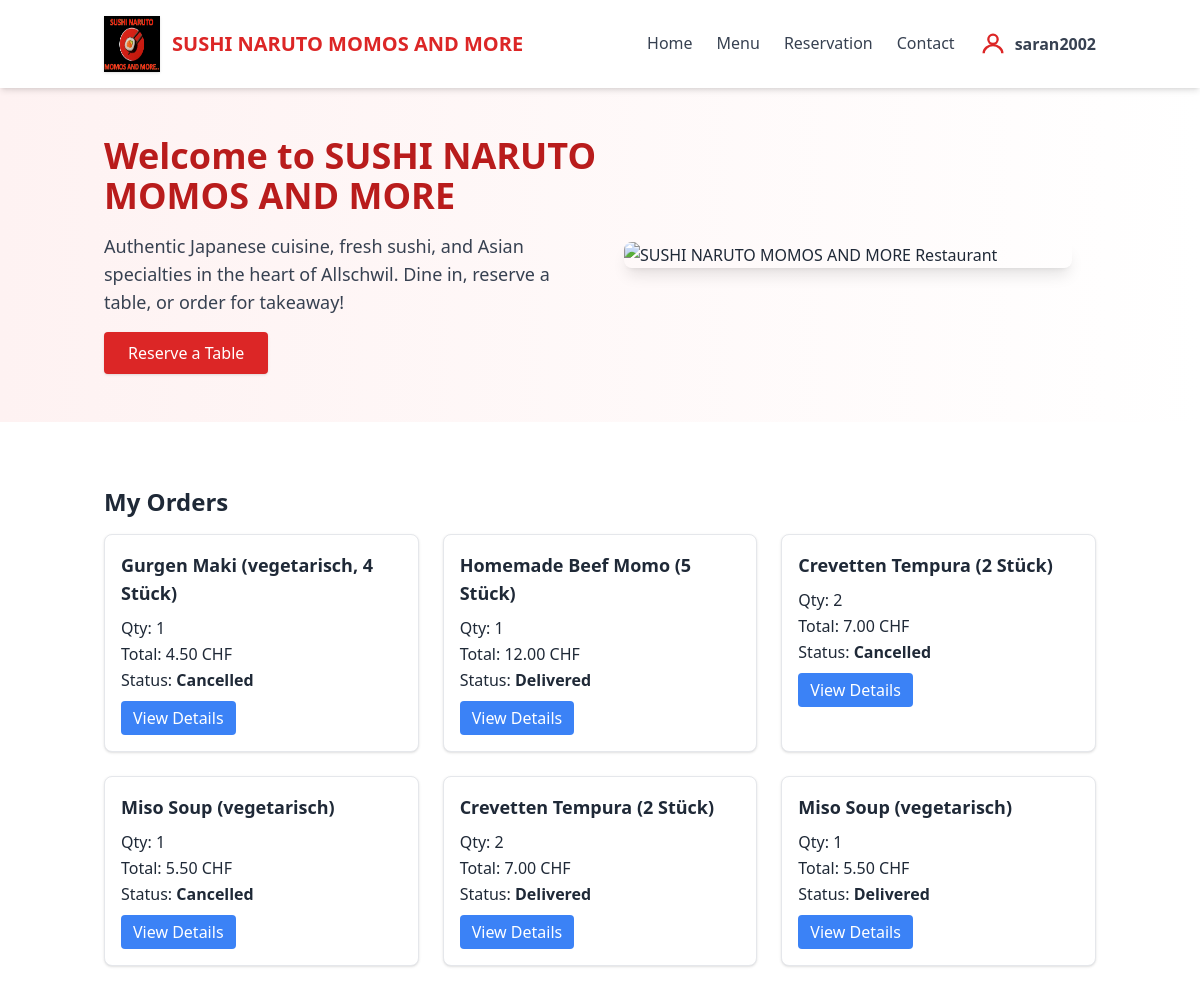
The app's page /order/cards/ (signed in, upper part), older data.
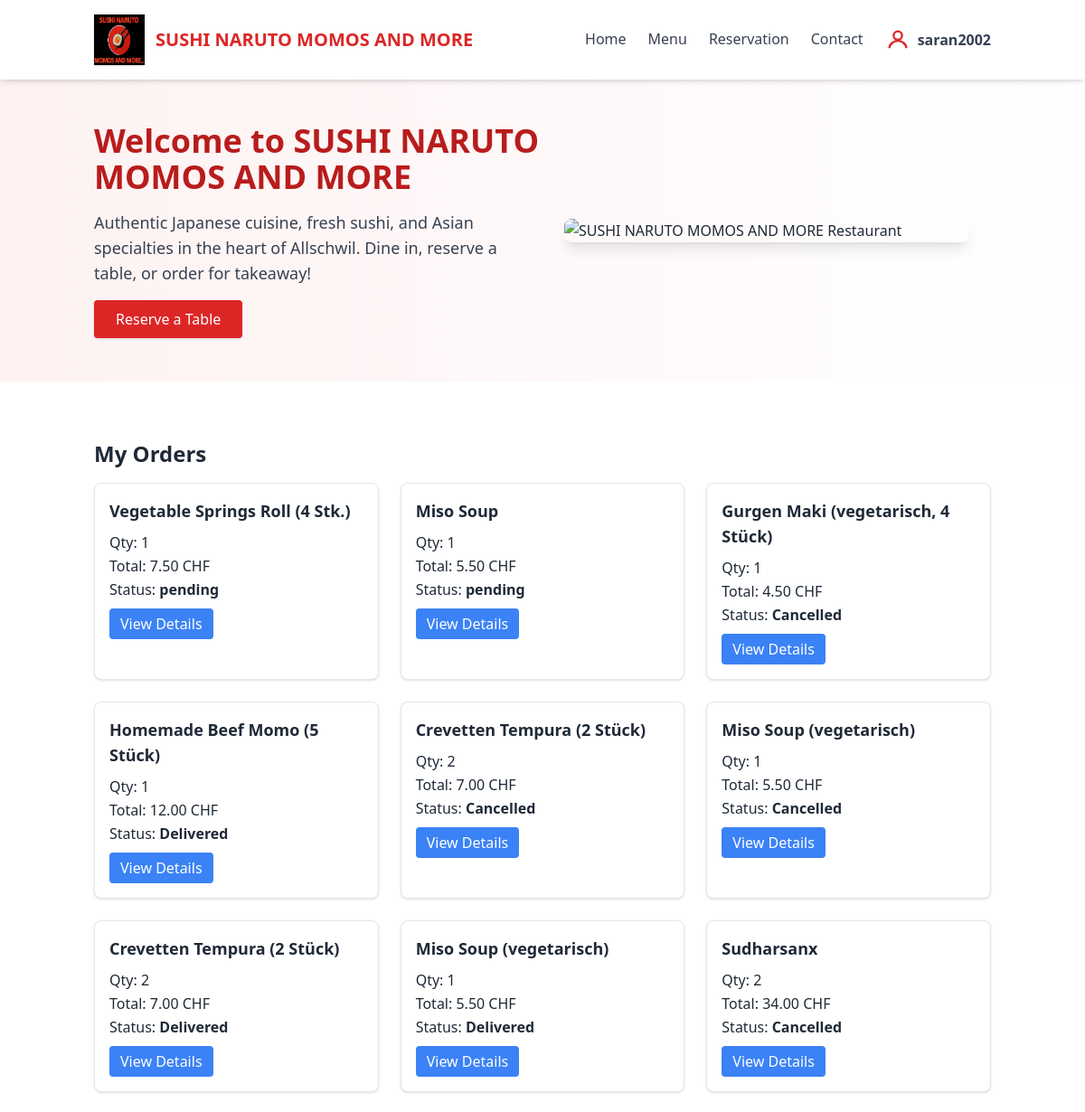
The same page, newer data.
### sushi/models.py (models this page shows, shortened)
class Order(models.Model):
    ORDER_TYPE_CHOICES = [
        ('now', 'Order Now'),
        ('later', 'Order Later'),
    ]
    DELIVERY_CHOICES = [
        ('Click & Collect', 'Click & Collect (Free)'),
        ('Free', 'Free'),
        ('Livraison Express 3.5km', 'Livraison Express 3.5km'),
    ]
    item = models.CharField(max_length=200)
    price = models.DecimalField(max_digits=7, decimal_places=2)
    qty = models.PositiveIntegerField()
    order_type = models.CharField(max_length=10, choices=ORDER_TYPE_CHOICES)
    order_date = models.DateField(null=True, blank=True)
    order_time = models.TimeField(null=True, blank=True)
    email = models.EmailField()
    mobile = models.CharField(max_length=30)
    address = models.CharField(max_length=255)
    delivery = models.CharField(max_length=40, choices=DELIVERY_CHOICES)
    created_at = models.DateTimeField(default=timezone.now)
    status = models.CharField(max_length=30, default='pending')
    cancellation_reason = models.TextField(blank=True, null=True)

### sushi/views.py (the view)
# urls.py: path('order/cards/', views.order_card_list, name='order_card_list'),
@login_required
def order_card_list(request):
    orders = Order.objects.filter(email=request.user.email).order_by('-created_at')
    return render(request, 'order_card_list.html', {'orders': orders})

### sushi/templates/order_card_list.html (shortened to what this page needs)
{% extends "base.html" %}
{% block content %}
<h2 class="text-2xl font-bold mb-4">My Orders</h2>
<div class="grid grid-cols-1 md:grid-cols-2 lg:grid-cols-3 gap-6">
    {% for order in orders %}
    <div class="border rounded-lg shadow p-4 bg-white hover:shadow-lg transition">
        <h3 class="font-semibold text-lg mb-2">{{ order.item }}</h3>
        <p>Qty: {{ order.qty }}</p>
        <p>Total: {{ order.price|floatformat:2 }} CHF</p>
        <p>Status: <span class="font-semibold">{{ order.status }}</span></p>
        <a href="{% url 'order_card_detail' order.pk %}" class="mt-2 inline-block bg-blue-500 text-white px-3 py-1 rounded hover:bg-blue-600">View Details</a>
    </div>
    {% empty %}
    <p>No orders found.</p>
    {% endfor %}
</div>
{% endblock %}

Row changes from the older to the newer data that the page shows:
added Order: item "Vegetable Springs Roll (4 Stk.)", qty "1", price "7.50", status "pending"
added Order: item "Miso Soup", qty "1", price "5.50", status "pending"
now on this page (row unchanged): Order: item "Sudharsanx", qty "2", price "34.00", status "Cancelled"
